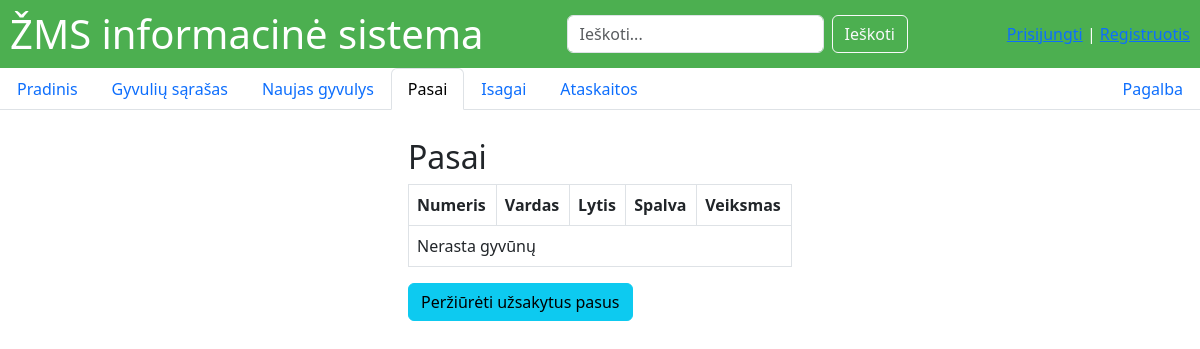
/passport/, run on an earlier commit of the app's database.
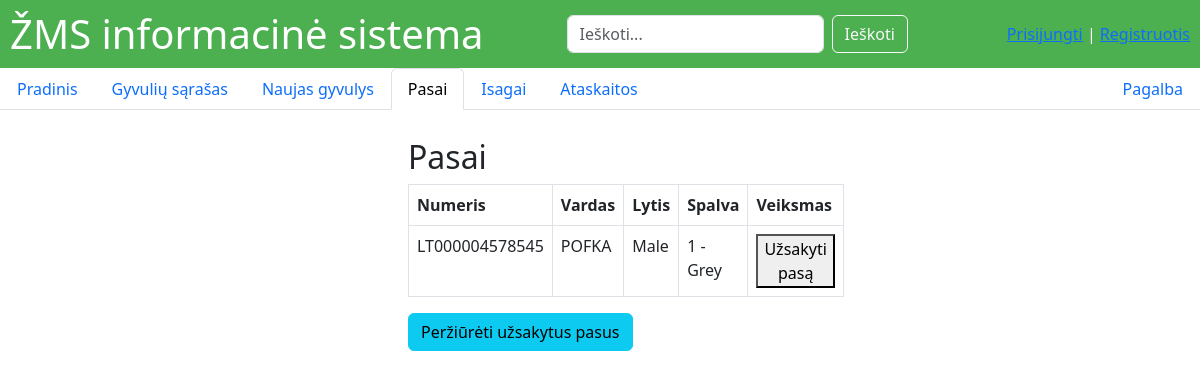
And on a later commit of the database.
### main/models.py (models this page shows, shortened)
class Animal(models.Model):
    number = models.CharField(max_length=14,null=True, blank=True,unique=True)
    gender = models.CharField(max_length=10,null=True, blank=True, choices=[('male', 'Male'), ('female', 'Female')])
    color = models.CharField(max_length=50,choices=COLOR_CHOICES, blank=True, null=True)
    name = models.CharField(max_length=50, blank=True, null=True)
    weight = models.DecimalField(max_digits=6, decimal_places=2, blank=True, null=True)
    birth_date = models.DateField(blank=True, null=True)
    mother = models.ForeignKey(
        'self',
        on_delete=models.SET_NULL,
        null=True,
        blank=True,
        related_name='offspring'
    )
    has_isagai = models.BooleanField(default=False)
    has_passport = models.BooleanField(default=False)
    owner = models.ForeignKey(
        settings.AUTH_USER_MODEL,
        on_delete=models.CASCADE,
        related_name='animals',
        null=True, blank=True
    )

### main/views.py (the view)
# urls.py: path('passport/', views.passport, name='passport'),
def passport(request):
    eligible_animals = Animal.objects.filter(has_passport=False) \
        .exclude(events__event_type__in=['Gaišimas', 'Išvežimas']).distinct()
    return render(request, 'main/pasai.html', {'animals': eligible_animals})

### templates/main/pasai.html (shortened to what this page needs)
{% extends 'main/base.html' %}
{% block content %}
<div class="mx-auto p-2" style="width: 400px;">
<h2>Pasai</h2>
<table class="table table-bordered">
  <thead>
    <tr>
      <th>Numeris</th>
      <th>Vardas</th>
      <th>Lytis</th>
      <th>Spalva</th>
      <th>Veiksmas</th>
    </tr>
  </thead>
  <tbody>
    {% for animal in animals %}
    <tr>
      <td>{{ animal.number }}</td>
      <td>{{ animal.name }}</td>
      <td>{{ animal.get_gender_display }}</td>
      <td>{{ animal.get_color_display }}</td>
      <td>
        <form method="post" action="{% url 'order_passport' animal.pk %}">
          <button type="submit">Užsakyti pasą</button>
        </form>
      </td>
    </tr>
    {% empty %}
    <tr>
      <td colspan="5">Nerasta gyvūnų</td>
    </tr>
    {% endfor %}
  </tbody>
</table>
<a href="{% url 'ordered_passports' %}" class="btn btn-info" style="margin-bottom: 10px;">Peržiūrėti užsakytus pasus</a>
</div>
{% endblock %}

What changed in the data, as far as the page shows it:
added Animal: number "LT000004578545", name "POFKA", gender "Male", color "1 - Grey"
Also different on the page:
text no longer shown: "Nerasta gyvūnų"
